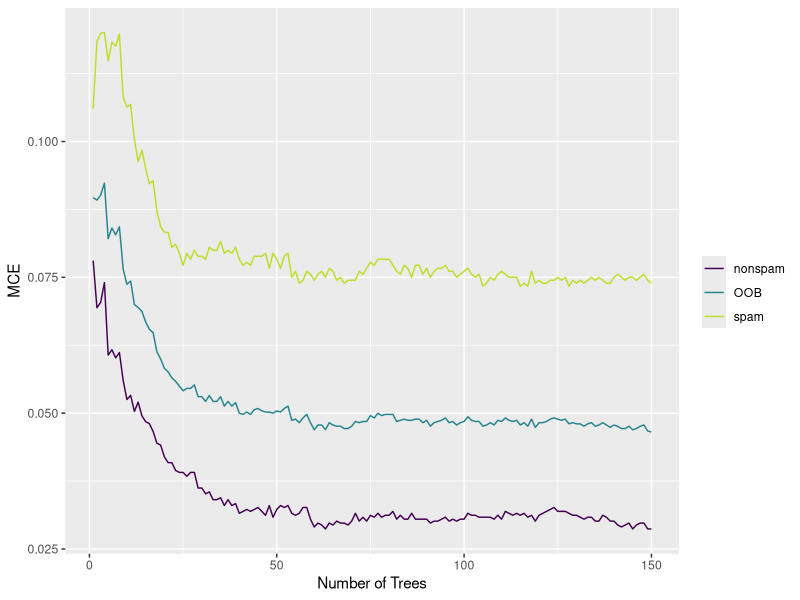
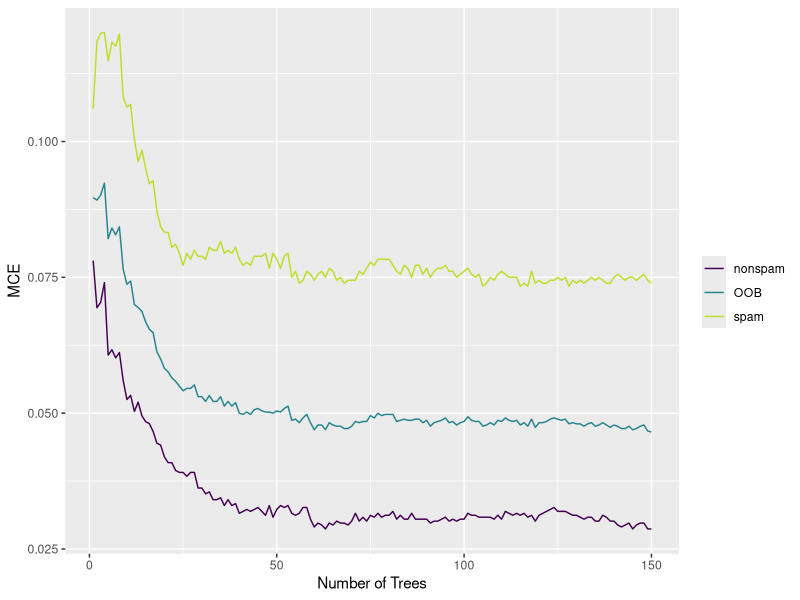

Reproduce these figures in R, in order.
# PREREQ -----------------------------------------------------------------------

library(knitr)
library(ggplot2)
library(randomForest)
library(kernlab)
library(tidyverse)

options(digits = 3, 
        width = 65, 
        str = strOptions(strict.width = "cut", vec.len = 3))

# DATA -------------------------------------------------------------------------

set.seed(600000)

data(spam)
model = randomForest(type ~., data = spam, ntree = 150, proximity = TRUE)

# PLOT -------------------------------------------------------------------------

pdf("../figure/forest-oob.pdf", width = 8, height = 4.5)

data.frame(model$err.rate, iter = seq_len(nrow(model$err.rate))) %>%
  gather(key = "error.type", value = "error.measured", -iter) %>%
  ggplot(mapping = aes(x = iter, y = error.measured, color = error.type)) +
  geom_line() +
  scale_color_viridis_d(end = .9) +
  xlab("Number of Trees") +
  ylab("MCE") +
  labs(color = "")

ggsave("../figure/forest-oob.pdf", width = 8, height = 4.5)
dev.off()
